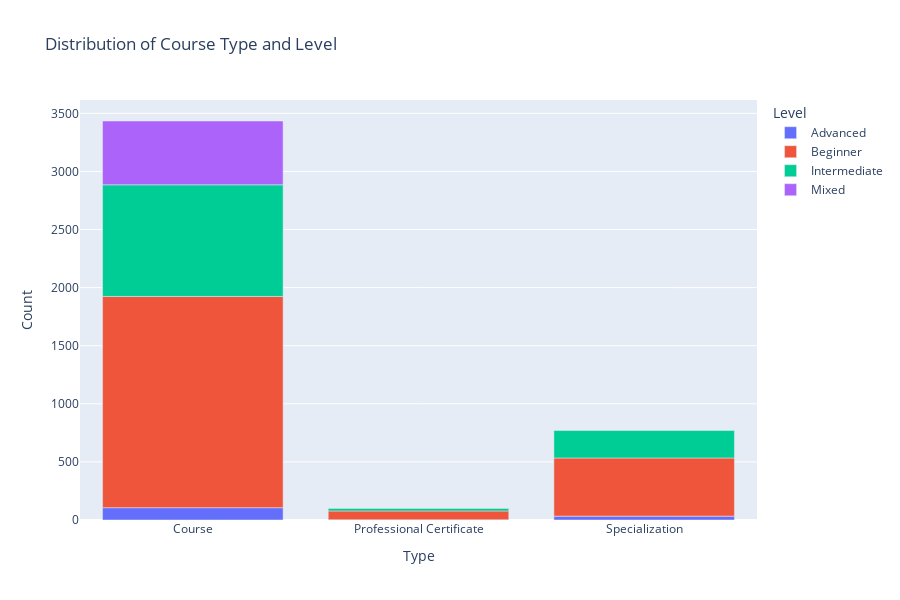

Notebook cell for this chart:
### Code cell
type_level_counts = df.groupby(['Type', 'Level']).size().reset_index(name='Count')

fig_type_level = px.bar(type_level_counts, x='Type', y='Count', color='Level',
                        title='Distribution of Course Type and Level',
                        height=600)
fig_type_level.show()

### Figure 1 — Plotly figure (JSON) as saved in the notebook; plotly's stock layout.template omitted (floating-point values rounded to 4 significant figures)
{"data": [{"alignmentgroup": "True", "hovertemplate": "Level=Advanced<br>Type=%{x}<br>Count=%{y}<extra></extra>", "legendgroup": "Advanced", "marker": {"color": "#636efa", "pattern": {"shape": ""}}, "name": "Advanced", "offsetgroup": "Advanced", "orientation": "v", "showlegend": true, "textposition": "auto", "type": "bar", "x": ["Course", "Professional Certificate", "Specialization"], "xaxis": "x", "y": [106, 2, 33], "yaxis": "y"}, {"alignmentgroup": "True", "hovertemplate": "Level=Beginner<br>Type=%{x}<br>Count=%{y}<extra></extra>", "legendgroup": "Beginner", "marker": {"color": "#EF553B", "pattern": {"shape": ""}}, "name": "Beginner", "offsetgroup": "Beginner", "orientation": "v", "showlegend": true, "textposition": "auto", "type": "bar", "x": ["Course", "Professional Certificate", "Specialization"], "xaxis": "x", "y": [1818, 76, 501], "yaxis": "y"}, {"alignmentgroup": "True", "hovertemplate": "Level=Intermediate<br>Type=%{x}<br>Count=%{y}<extra></extra>", "legendgroup": "Intermediate", "marker": {"color": "#00cc96", "pattern": {"shape": ""}}, "name": "Intermediate", "offsetgroup": "Intermediate", "orientation": "v", "showlegend": true, "textposition": "auto", "type": "bar", "x": ["Course", "Professional Certificate", "Specialization"], "xaxis": "x", "y": [961, 22, 236], "yaxis": "y"}, {"alignmentgroup": "True", "hovertemplate": "Level=Mixed<br>Type=%{x}<br>Count=%{y}<extra></extra>", "legendgroup": "Mixed", "marker": {"color": "#ab63fa", "pattern": {"shape": ""}}, "name": "Mixed", "offsetgroup": "Mixed", "orientation": "v", "showlegend": true, "textposition": "auto", "type": "bar", "x": ["Course"], "xaxis": "x", "y": [549], "yaxis": "y"}], "layout": {"barmode": "relative", "height": 600, "legend": {"title": {"text": "Level"}, "tracegroupgap": 0}, "title": {"text": "Distribution of Course Type and Level"}, "xaxis": {"anchor": "y", "domain": [0, 1], "title": {"text": "Type"}}, "yaxis": {"anchor": "x", "domain": [0, 1], "title": {"text": "Count"}}}}
